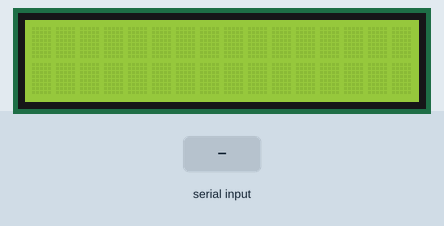
A sketch run on a simulated Arduino Uno, built with avr-gcc and run on an emulated ATmega328P. On the bench: 16×2 character LCD. Inputs (shaded band) come from the test bench. What the sketch prints to the serial monitor is not drawn.

Above: at 1.2 s.
1.3 s: "1\n" received over Serial
At 3.4 s:
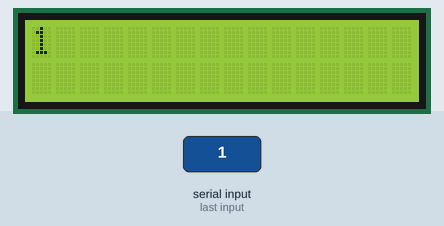
4.3 s: "2\n" received over Serial
At 6.4 s:
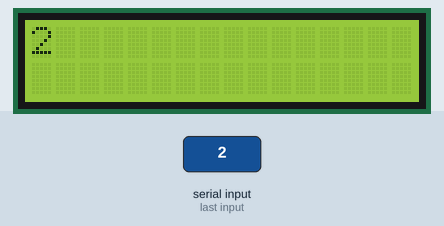
7.3 s: "|\n" received over Serial
At 10.5 s:
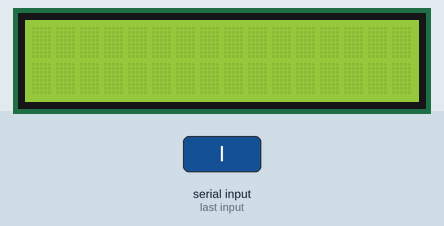
Timing chart, 0 to 12.0 s (numbered marks = the images above; inputs shaded):
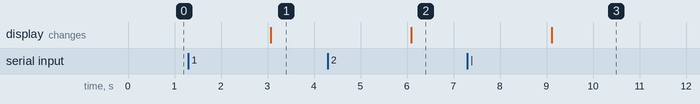

Measured:
- after the input at 1.3 s, the display: changes after 1.8 s (image 1)
- after the input at 4.3 s, the display: changes after 1.8 s (image 2)
- after the input at 7.3 s, the display: changes after 1.8 s (image 3)

The sketch:

lcd_text_display.ino
```cpp
#include<LiquidCrystal.h>

//OBJECT CREATION
LiquidCrystal lcd(12,11,5,4,3,2);
const int switchPin=6;
int j=0;
signed int i=0;
byte happy[8]     = { B00000, B01010, B00000, B00000, B10001, B01110, B00000 };
byte sad[8]       = { B00000, B01010, B00000, B00000, B01110, B10001, B00000 };
byte tick[8]      = { B00000, B00000, B00001, B10010, B10100, B11000, B10000 };
byte cross[8]     = { B10001, B10001, B01010, B00100, B01010, B10001, B10001 };
byte template1[8]
={
B00100,
B01100,
B01100,
B01100,
B01110,
B11111,
B11111
};
//byte template2[8] = { B00000, B00000, B00001, B10010, B10100, B11000, B10000 };
//byte template3[8] = { B10001, B10001, B01010, B00100, B01010, B10001, B10001 };

//CONFIGURATION
String input_data=""; //USE ESCAPE CHARACTERS TO ACCESS LETTERS I.E \1 WILL PRINT 'HAPPY' ICON (WARNING: \0 DOES NOT PRINT ANYTHING!)
const int PRINT_DELAY=15;

void setup() {
  pinMode(switchPin, INPUT);
  lcd.createChar(1, happy);
  lcd.createChar(2, sad);
  lcd.createChar(3, cross);
  lcd.createChar(4, tick);
  lcd.createChar(5, template1);
//  lcd.createChar(6, template1);
//  lcd.createChar(7, template1);
  lcd.clear();
  lcd.begin(16,2);
  Serial.begin(9600);
}

//DATA-PRINTING
void print_lcd(String& input) {
static int counter=0;
  lcd.setCursor(0,0);
  input.trim();
  //EXCEPTION HANDLING FOR WHEN A BLANK INPUT IS RECEIVED
  if (input=="") {
    input=" ";
  }
  for (j=0; j<=(input.length()/16); ++j) {

    //CHOOSING APPROPRIATE ROW TO PRINT ON
    if ((j%2)==0) {
      lcd.clear();
      lcd.setCursor(0,0);
    }
    else {
      lcd.setCursor(0,1);
    }
    //FIRST PART OF THE 'FOR LOOP'
    i=0;

     if(input[(j*16)+i]==' ') {
      ++i;
      }

    //SECOND AND THIRD PART OF THE 'FOR LOOP'
    for (; i<= ((j==(input.length()/16))?((input.length()%16)-1):(15)) ; ++i) {
      //CHECKING FOR SPECIAL SYMBOLS
      if (input[(j*16)+i]=='|') {
        i+=1;
        if (input[(j*16)+i]=='1') {
          lcd.print('\1');
        }
        else if (input[(j*16)+i]=='2'){
          lcd.print('\2');
        }
        else if (input[(j*16)+i]=='3') {
          lcd.print('\3');
        }
        else if (input[(j*16)+i]=='4') {
          lcd.print('\4');
        }
        else if (input[(j*16)+i]=='5') {
          lcd.print('\5');
        }
  //      else if (input[(j*16)+i]=='6') {
  //        lcd.print('\6');
  //      }
  //      else if (input[(j*16)+i]=='7') {
  //        lcd.print('\7');
  //      }
      }
      else {
      //PRINTING NORMAL TEXT
      lcd.print(input[(j*16)+i]);
    }
  delay(PRINT_DELAY);
  }
 }
}

void loop() {

  static int repeat=0;

  //RECEVING INPUT FROM THE SERIAL
  while(Serial.available()) {
    input_data+=(char)Serial.read();
  }

  //PRINTING DATA
  if(!Serial.available()) {
    if(input_data!="") {
      Serial.print(input_data);
      Serial.print("\n");
      print_lcd(input_data);
    }
  }
  input_data="";

  delay(3000);
}
```
